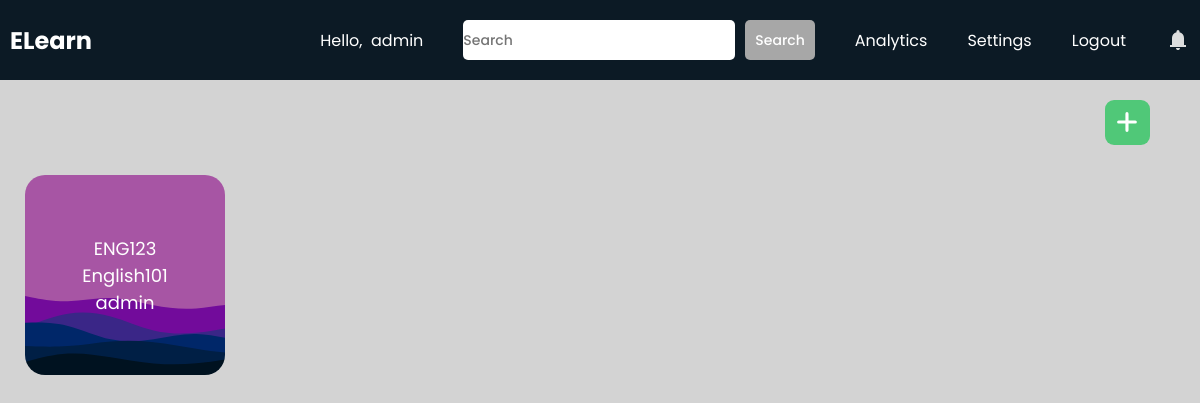
Before: /teachers/ (signed in) with the older database file.
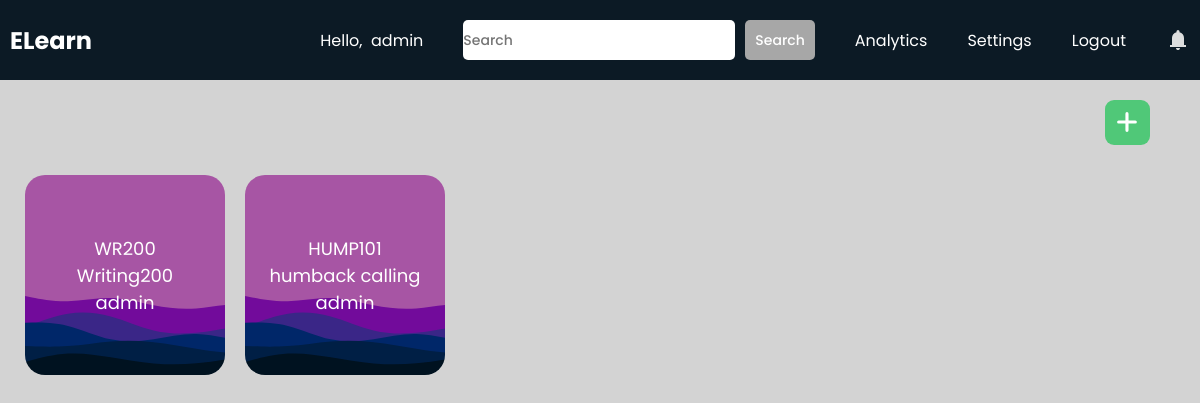
After: the same page with the newer database file.
### teachers/models.py (models this page shows, shortened)
class MyClass(models.Model):
    id = models.UUIDField(primary_key=True, default=uuid.uuid4, editable=False)
    class_descriptor = models.CharField(max_length=50)
    class_name = models.CharField(max_length=100)
    term = models.CharField(max_length=100, null=True)
    teacher = models.ForeignKey(User, on_delete=models.CASCADE)

### teachers/views.py (the view, shortened to what this page needs)
# urls.py: 2. Add a URL to urlpatterns:  path('', views.home, name='home')
def home(request):
    classes = MyClass.objects.filter(teacher=request.user)
    context = {'classes': classes}
    return render(request, "teachers/home.html", context)

### teachers/templates/teachers/home.html (shortened to what this page needs)
{% extends 'teachers/base.html' %}
{% load static %}
{% block extra_css %}
    <link rel="stylesheet" href="{% static 'css/teacher.css' %}">
{% endblock %}
{% block content %}
    <div id="addbtn"><svg xmlns="http://www.w3.org/2000/svg" width="12" height="12" viewBox="0 0 12 12"><path fill="white" d="M6.5 1.75a.75.75 0 0 0-1.5 0V5H1.75a.75.75 0 0 0 0 1.5H5v3.25a.75.75 0 0 0 1.5 0V6.5h3.25a.75.75 0 0 0 0-1.5H6.5V1.75Z"/></svg></div>
    <div id="contentwrapper">
        <div id="content">
            {% if classes %}
                    {% for class in classes %}
                        <div class="cards" data-class-id= "{{ class.id }}" >
                            <span>{{ class.class_descriptor }}</span>
                            <span>{{ class.class_name }}</span>
                            <span>{{ class.teacher.username }}</span>
                        </div>
                    {% endfor %}
            {% else %}
                <span id="noclasses">No Classes have been added</span>
            {% endif %}
        </div>
    </div>
{% endblock %}

### teachers/templates/teachers/base.html (shortened to what this page needs)
<!DOCTYPE html>
<html lang="en">
    <head>
        {% load static %}
        <link rel="stylesheet" href="{% static 'css/base.css' %}">
        <link rel="stylesheet" href="https://cdnjs.cloudflare.com/ajax/libs/font-awesome/6.3.0/css/all.min.css">
        {% block extra_css %}
        {% endblock %}
    </head>
    <body>
        <header>
            <nav class="navbar">
                <h2 class="logo"><a href="{% url 'teachers:home' %}">ELearn</a></h2>
                <ul class="all-links">
                    <li id="username"><span>Hello,  {{request.user}}</span></li>
                    <li>
                        <form class="nav-form" method="post" action="{% url 'teachers:search' %}">
                            <input
                                type="text"
                                name="subject"
                                id="subject"
                                placeholder="Search"
                                class="nav-textarea-input"
                            />
                            <button class="nav-btn">
                                Search
                            </button>
                        </form>
                    </li>
                    <li><a href="{% url 'teachers:analytics' %}">Analytics</a></li>
                    <li><a href="{% url 'teachers:settings' request.path%}">Settings</a></li>
                    <li><a href="{% url 'users:logoutPage' %}">Logout</a></li>
                    <li id="bell-icon">
                        <svg xmlns="http://www.w3.org/2000/svg" width="24" height="24" viewBox="0 0 24 24"><path fill="currentColor" d="M4 19v-2h2v-7q0-2.075 1.25-3.688T10.5 4.2v-.7q0-.625.438-1.063T12 2q.625 0 1.063.438T13.5 3.5v.7q2 .5 3.25 2.113T18 10v7h2v2H4Zm8 3q-.825 0-1.413-.588T10 20h4q0 .825-.588 1.413T12 22Z"/></svg>
                    </li>
                </ul>
            </nav>
        </header>
        {% block content %}
        {% endblock %}
    </body>
</html>

### teachers/static/css/base.css (style rules this page uses)
* { margin: 0; padding: 0; box-sizing: border-box; font-family: "Poppins", sans-serif; }
html { scroll-behavior: smooth; }
body { background: #d3d3d3; }
header { position: fixed; top: 0; left: 0; z-index: 5; width: 100%; display: flex; justify-content: center; background: #0C1A25; }
.navbar { display: flex; padding: 0 10px; max-width: 1200px; width: 100%; align-items: center; justify-content: space-between; }
.navbar .all-links { display: flex; align-items: center; }
.navbar .all-links li { position: relative; list-style: none; }
.navbar .logo a { display: flex; align-items: center; margin-left: 0; }
#bell-icon { display: flex; align-items: center; justify-content: center; }
header a, header span, header svg, header form { margin-left: 40px; text-decoration: none; color: #fff; height: 100%; padding: 20px 0; display: inline-block; }
#username { white-space: pre; }
header a:hover, footer a:hover, header svg { color: #ddd; }
.nav-form { display: flex; align-items: center; justify-content: center; }
.nav-textarea-input { height: 40px; border: none; background: #FFFFFF; font-weight: 500; font-size: 14px; color: #07074D; border-radius: 5px; }
.nav-btn { height: 40px; font-size: 14px; border-radius: 5px; border: none; padding: 10px; margin-left: 10px; font-weight: 500; background-color: #a7a7a7; color: white; cursor: pointer; }

### teachers/static/css/teacher.css (style rules this page uses)
#contentwrapper { height: 100vh; padding-top: 75px; background: #d3d3d3; }
#content { height: calc(100%); background: #d3d3d3; display: flex; flex-wrap: wrap; align-content: flex-start; padding-left: 15px; padding-right: 60px; padding-top: 100px; }
#content span { color: #6e6e6e; }
.cards { background-image: url('../images/wave.svg'); background-size: cover; background-color: #a755a4; font-size: 18px; height: 25vh; width: 15%; min-width: 200px; margin-right: 10px; margin-left: 10px; margin-bottom: 20px; border-radius: 20px; cursor: pointer; display: flex; flex-direction: column; align-items: center; justify-content: center; }
#content .cards span { color: #ffffff; }
#addbtn { position: fixed; top: 100px; right: 50px; background: #50C878; padding: 10px; border-radius: 20%; display: flex; justify-content: center; align-items: center; cursor: pointer; }
#addbtn svg { height: 25px; width: 25px; }

Changed rows visible on the page:
removed MyClass: class_descriptor "ENG123", class_name "English101", teacher.username "admin"
added MyClass: class_descriptor "WR200", class_name "Writing200", teacher.username "admin"
added MyClass: class_descriptor "HUMP101", class_name "humback calling", teacher.username "admin"
